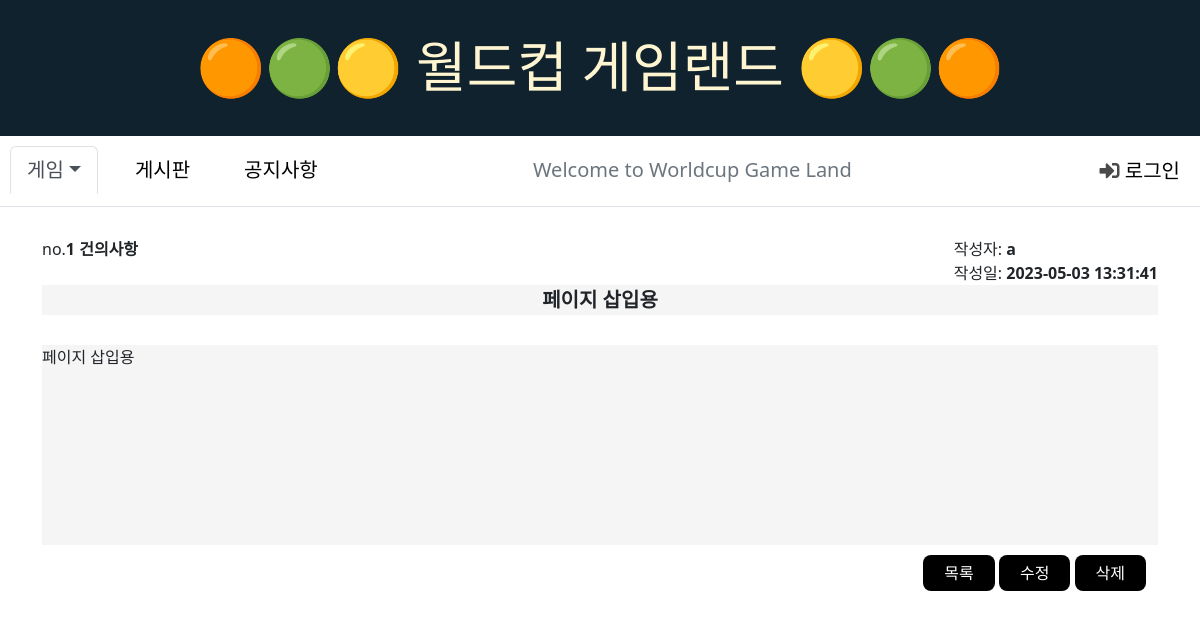
The app's page /app/detail/1/ with its own data.
### app/models.py (models this page shows)
class App(models.Model):
  category = models.CharField(max_length=10, null=True)
  title = models.CharField(max_length=100)
  content = models.CharField(max_length=1000)
  user = models.ForeignKey(User, on_delete=models.CASCADE)
  date = models.DateTimeField(null=True, auto_now=True)

class User(models.Model):
  email = models.CharField(max_length=50)
  pwd = models.CharField(max_length=100)
  name = models.CharField(max_length=10)

### app/views.py (the view)
# urls.py: path('app/detail/<int:id>/', views.detail),
def detail(request, id):
  app = App.objects.get(id=id)
  context = {
    'app' : app
  }
  return render(request, 'detail.html', context)

### templates/detail.html (shortened to what this page needs)
{% extends 'base.html' %}
{% block content %}
<div class="container" style='margin-top:30px;'>
  <div class="panel-group">
  <div class="panel-header" style="display: flex; justify-content: space-between;">
    <div>no.<b>{{ app.id }}</b>&nbsp;<b>{{ app.category }}</b>
    </div>
    <div style="display: flex; flex-direction: column;">
      <div>작성자: <b>{{ app.user.name }}</b>
      </div>
      <div>작성일: <b>{{ app.date|date:"Y-m-d H:i:s" }}</b>
      </div>
    </div>
  </div>
  <div class="panel-body" style="background-color: #F5F5F5">{{ app.title }}
  </div>
  <div class="panel-footer" style="background-color: #F5F5F5">{{ app.content|linebreaksbr }}
  </div>
</div>
<div class="container" style="text-align: right; margin-top: 10px" >
  <a href='/app/list/' class="btn btn-default" id="list">목록</a>
  <a href='/app/update/{{ app.id }}/' class="btn btn-default" id="update">수정</a>
  <a href="#" class="btn btn-default" id="delete">삭제</a>
</div>
{% endblock %}

### templates/detail.html (style rules this page uses)
.panel-body { font-weight: bold; font-size: 20px; text-align:center; margin-bottom: 30px; }
.panel-footer { font-size: 16px; height: 200px; }
.btn { color: white; background: black; border-radius:0.5em; padding:5px 20px; display: inline-block; }

### records on screen
App: id "1", category "건의사항", user.name "a", date "2023-05-03 13:31:41", title "페이지 삽입용", content "페이지 삽입용"
